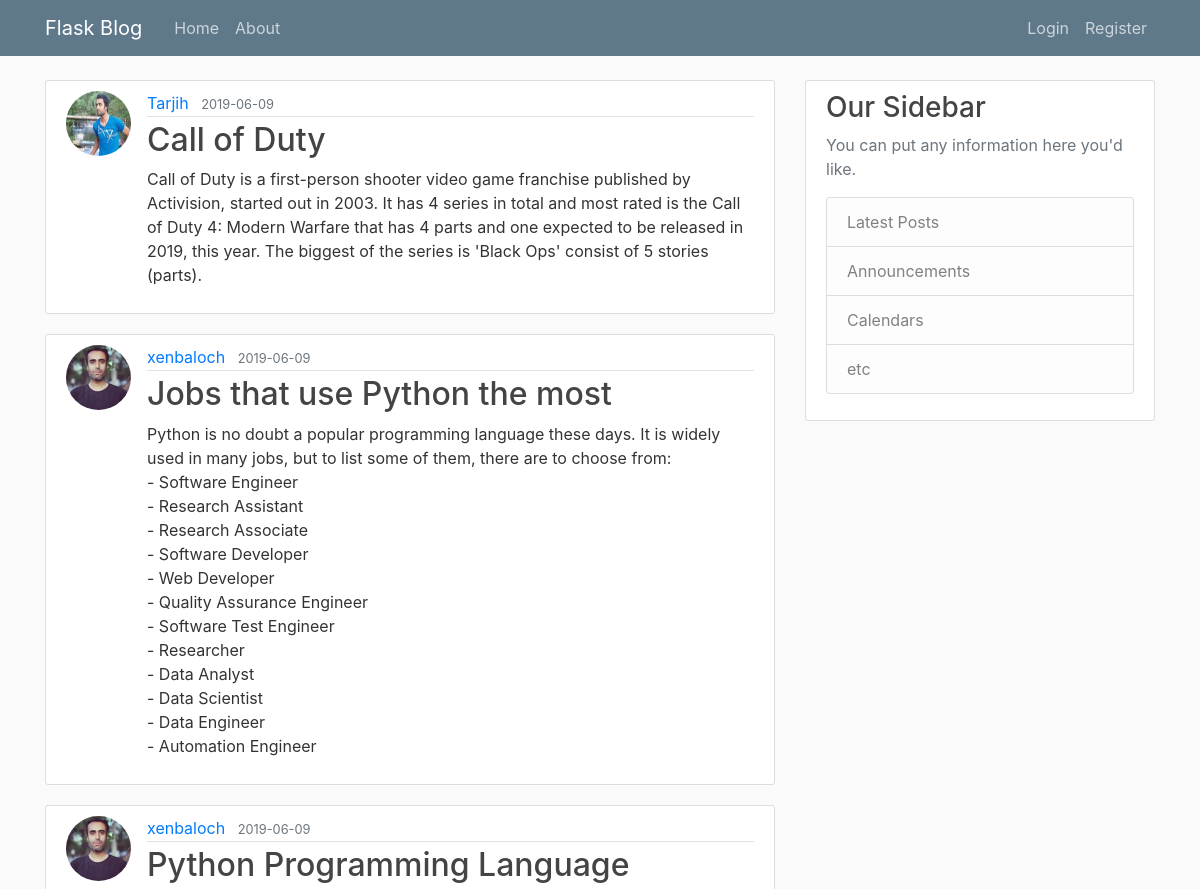
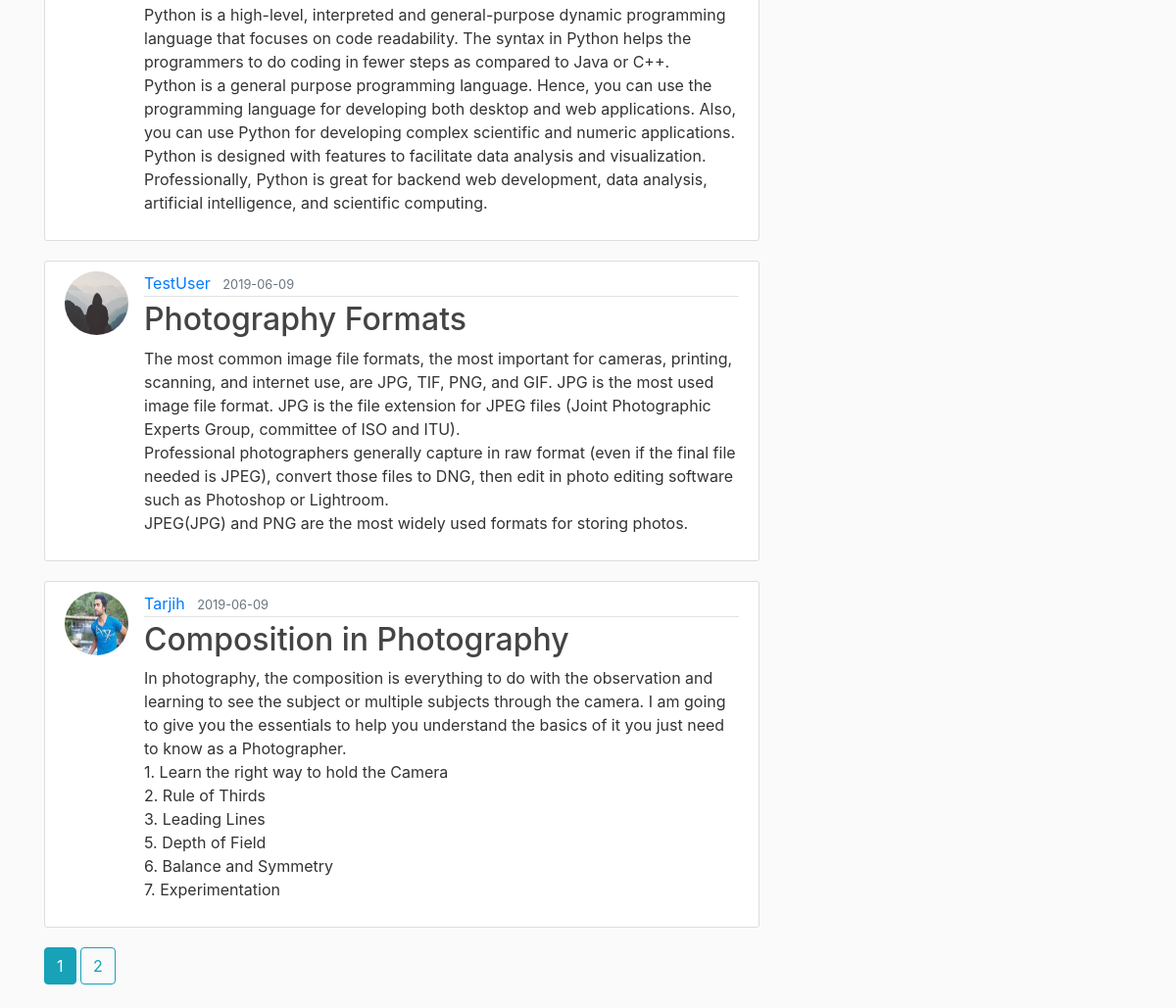
The page /home on the database its author committed (2 pictures, top to bottom).
### Flask/models.py (models this page shows, shortened)
class Post(db.Model):
    id = db.Column(db.Integer, primary_key=True)
    title = db.Column(db.String(100), nullable=False)
    date_posted = db.Column(db.DateTime, nullable=False, default=datetime.utcnow)
    content = db.Column(db.Text, nullable=False)
    user_id = db.Column(db.Integer, db.ForeignKey('user.id'), nullable=False)

class User(db.Model, UserMixin):
    id = db.Column(db.Integer, primary_key=True)
    username = db.Column(db.String(20), unique=True, nullable=False)
    email = db.Column(db.String(120), unique=True, nullable=False)
    image_file = db.Column(db.String(20), nullable=False, default='default.jpg')
    password = db.Column(db.String(60), nullable=False)
    posts = db.relationship('Post', backref='author', lazy=True)

### Flask/routes.py (the view)
@app.route("/")
@app.route("/home")
def home():
    page = request.args.get('page', 1, type=int)
    posts = Post.query.order_by(Post.date_posted.desc()).paginate(page=page, per_page=5)
    return render_template('home.html', posts=posts)

### Flask/templates/home.html
{% extends "layout.html" %}
{% block content %}
    {% for post in posts.items %}
        <article class="media content-section">
            <img class="rounded-circle article-img" src="{{ url_for('static',
            filename='profile_pics/' + post.author.image_file) }}">
          <div class="media-body">
            <div class="article-metadata">
              <a class="mr-2" href="{{ url_for('user_posts', username=post.author.username) }}">{{ post.author.username }}</a>
              <small class="text-muted">{{ post.date_posted.strftime('%Y-%m-%d') }}</small>
            </div>
            <h2><a class="article-title" href="{{ url_for('post', post_id=post.id) }}">{{ post.title }}</a></h2>
            <p class="article-content">{{ post.content }}</p>
          </div>
        </article>
    {% endfor %}
    {% for page_num in posts.iter_pages(left_edge=1, right_edge=1, left_current=1, right_current=2) %}
      {% if page_num %}
        {% if posts.page == page_num %}
          <a class="btn btn-info mb-4" href="{{ url_for('home', page=page_num) }}">{{ page_num }}</a>
        {% else %}
          <a class="btn btn-outline-info mb-4" href="{{ url_for('home', page=page_num) }}">{{ page_num }}</a>
        {% endif %}
      {% else %}
        ...
      {% endif %}
    {% endfor %}
{% endblock content %}

### Flask/templates/layout.html (shortened to what this page needs)
<!DOCTYPE html>
<html lang="en">
<head>
    <link rel="stylesheet" href="https://stackpath.bootstrapcdn.com/bootstrap/4.3.1/css/bootstrap.min.css">
    <link rel="stylesheet" type="text/css" href="{{ url_for('static', filename='main.css') }}">
</head>
<body>
    <header class="site-header">
      <nav class="navbar navbar-expand-md navbar-dark bg-steel fixed-top">
        <div class="container">
          <a class="navbar-brand mr-4" href="/">Flask Blog</a>
          <div class="collapse navbar-collapse" id="navbarToggle">
            <div class="navbar-nav mr-auto">
              <a class="nav-item nav-link" href="{{ url_for('home') }}">Home</a>
              <a class="nav-item nav-link" href="{{ url_for('about') }}">About</a>
            </div>
            <div class="navbar-nav">
                {% if current_user.is_authenticated %}
                <a class="nav-item nav-link" href="{{ url_for('new_post') }}">New Post</a>
                <a class="nav-item nav-link" href="{{ url_for('account') }}">Account</a>
                <a class="nav-item nav-link" href="{{ url_for('logout') }}">Logout</a>
                {% else %}
              <a class="nav-item nav-link" href="{{ url_for('login') }}">Login</a>
              <a class="nav-item nav-link" href="{{ url_for('register') }}">Register</a>
                {% endif%}
            </div>
          </div>
        </div>
      </nav>
    </header>
    <main role="main" class="container">
      <div class="row">
        <div class="col-md-8">
            {% block content %}{% endblock %}
        </div>
        <div class="col-md-4">
          <div class="content-section">
            <h3>Our Sidebar</h3>
            <p class='text-muted'>You can put any information here you'd like.
              <ul class="list-group">
                <li class="list-group-item list-group-item-light">Latest Posts</li>
                <li class="list-group-item list-group-item-light">Announcements</li>
                <li class="list-group-item list-group-item-light">Calendars</li>
                <li class="list-group-item list-group-item-light">etc</li>
              </ul>
            </p>
          </div>
        </div>
      </div>
</main>
</body>
</html>

### Flask/static/main.css (style rules this page uses)
body { background: #fafafa; color: #333333; margin-top: 5rem; }
h1, h2, h3, h4, h5, h6 { color: #444444; }
.bg-steel { background-color: #5f788a; }
.site-header .navbar-nav .nav-link { color: #cbd5db; }
.content-section { background: #ffffff; padding: 10px 20px; border: 1px solid #dddddd; border-radius: 3px; margin-bottom: 20px; }
.article-title { color: #444444; }
.article-content { white-space: pre-line; }
.article-img { height: 65px; width: 65px; margin-right: 16px; }
.article-metadata { padding-bottom: 1px; margin-bottom: 4px; border-bottom: 1px solid #e3e3e3 }

### rows shown on the page
Post: image_file (picture), author.username "Tarjih", date_posted "2019-06-09", title "Call of Duty", content "Call of Duty is a first-person shooter video game franchise published by Activision, started out in 2003. It has 4 series in total and most rated is the Call of Duty 4: Modern Warfare that has 4 parts and one expected to be released in 2019, this year. The biggest of the series is 'Black Ops' consist of 5 stories (parts)."
Post: image_file (picture), author.username "xenbaloch", date_posted "2019-06-09", title "Jobs that use Python the most", content "Python is no doubt a popular programming language these days. It is widely used in many jobs, but to list some of them, there are to choose from: - Software Engineer - Research Assistant - Research Associate - Software Developer - Web Developer - Quality Assurance Engineer - Software Test Engineer - Researcher - Data Analyst - Data Scientist - Data Engineer - Automation Engineer"
Post: image_file (picture), author.username "xenbaloch", date_posted "2019-06-09", title "Python Programming Language", content "Python is a high-level, interpreted and general-purpose dynamic programming language that focuses on code readability. The syntax in Python helps the programmers to do coding in fewer steps as compared to Java or C++. Python is a general purpose programming language. Hence, you can use the programming language for developing both desktop and web applications. Also, you can use Python for developing complex scientific and numeric applications. Python is designed with features to facilitate data analysis and visualization. Professionally, Python is great for backend web development, data analysis, artificial intelligence, and scientific computing."
Post: image_file (placeholder picture), author.username "TestUser", date_posted "2019-06-09", title "Photography Formats", content "The most common image file formats, the most important for cameras, printing, scanning, and internet use, are JPG, TIF, PNG, and GIF. JPG is the most used image file format. JPG is the file extension for JPEG files (Joint Photographic Experts Group, committee of ISO and ITU). Professional photographers generally capture in raw format (even if the final file needed is JPEG), convert those files to DNG, then edit in photo editing software such as Photoshop or Lightroom. JPEG(JPG) and PNG are the most widely used formats for storing photos."
Post: image_file (picture), author.username "Tarjih", date_posted "2019-06-09", title "Composition in Photography", content "In photography, the composition is everything to do with the observation and learning to see the subject or multiple subjects through the camera. I am going to give you the essentials to help you understand the basics of it you just need to know as a Photographer. 1. Learn the right way to hold the Camera 2. Rule of Thirds 3. Leading Lines 5. Depth of Field 6. Balance and Symmetry 7. Experimentation"

### other values the page prints
{{ page_num }} "1"
{{ page_num }} "2"
